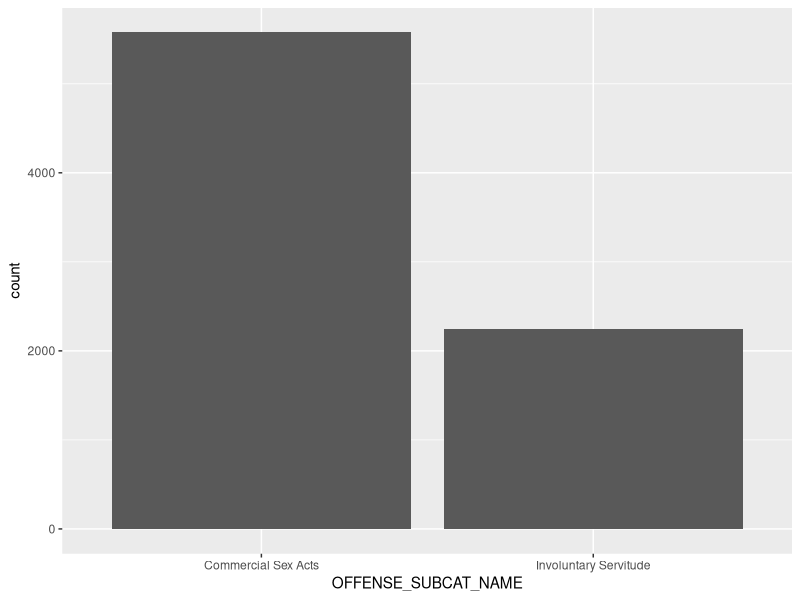
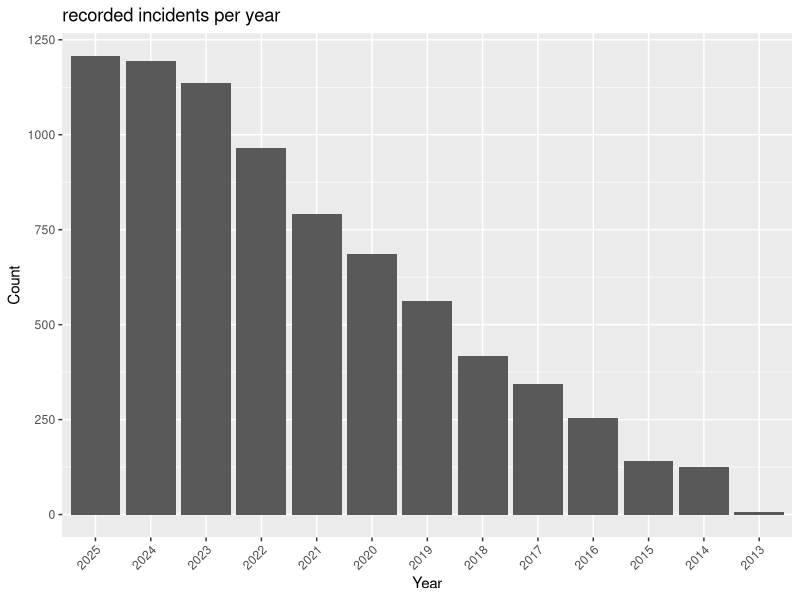
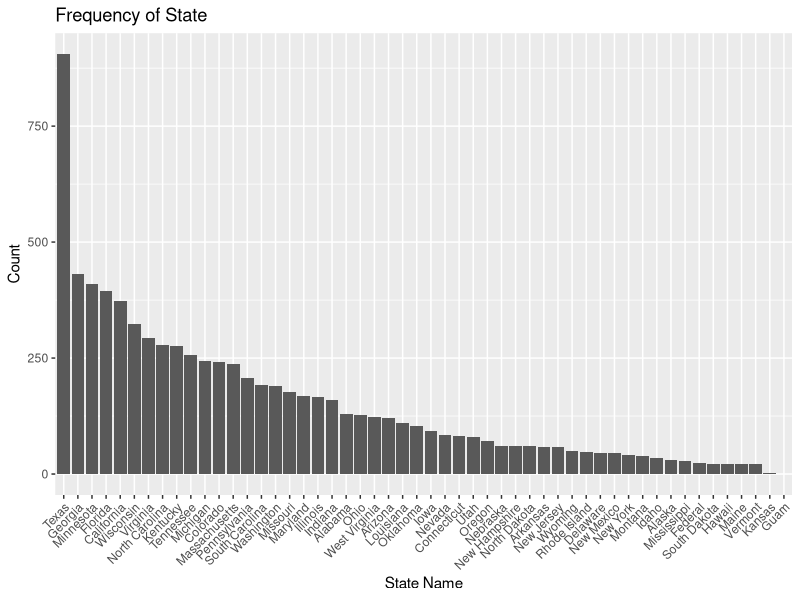

Reproduce these figures in R, in order.
## ---- chunk 1
library(tidyverse)
library(ggplot2)
library(dplyr)
## ---- chunk 2
df = read.csv("HT_2013-2025.csv")
## ---- chunk 3
#number of each sub offense
ggplot(data=df, aes(x = OFFENSE_SUBCAT_NAME, fill = ACTUAL_COUNT))+
geom_bar()

## ---- chunk 4
df %>%
  count(DATA_YEAR) %>%
  ggplot(aes(x = reorder(DATA_YEAR, -n), y = n)) +
  geom_col() +
  labs(x = "Year", y = "Count", title = "recorded incidents per year") +
  theme(axis.text.x = element_text(angle = 45, hjust = 1))
## ---- chunk 5
#number of reports in each state
df %>%
  count(STATE_NAME) %>%
  ggplot(aes(x = reorder(STATE_NAME, -n), y = n)) +
  geom_col() +
  labs(x = "State Name", y = "Count", title = "Frequency of State") +
  theme(axis.text.x = element_text(angle = 45, hjust = 1))
## ---- chunk 6
